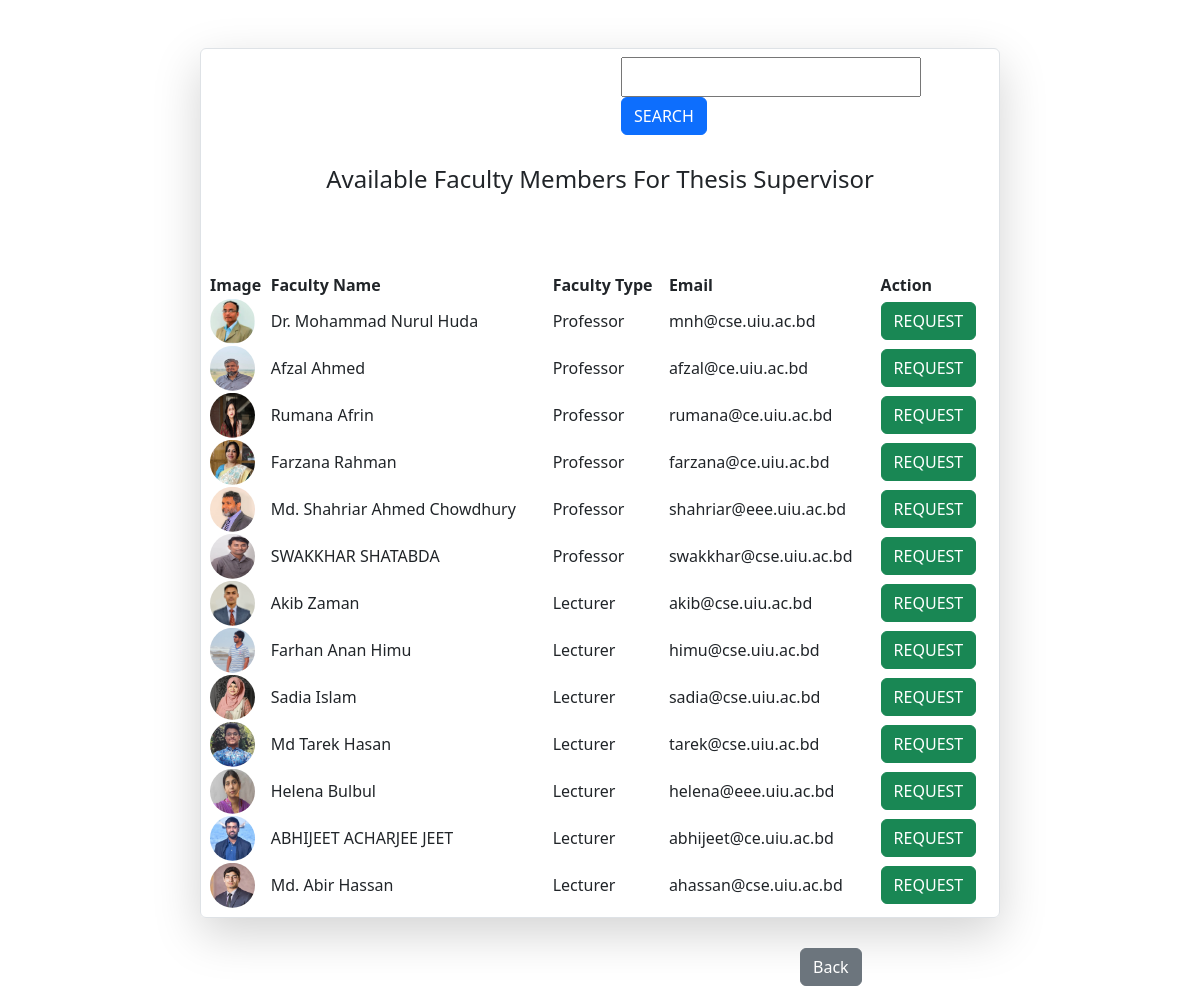
Screenshot of /project/s_submitfaculty.php (signed in) with the database file from the repository.
### tables this page shows
CREATE TABLE `f_users` (
  `name` varchar(255) NOT NULL,
  `type` varchar(255) NOT NULL,
  `email` varchar(255) NOT NULL,
  `password` varchar(255) NOT NULL,
  `github` varchar(255) NOT NULL,
  `linkedin` varchar(255) NOT NULL,
  `website` varchar(255) NOT NULL,
  `image` varchar(255) NOT NULL
);

### project/s_submitfaculty.php (the view, shortened to what this page needs)
<!DOCTYPE html>
<html>
<head>
	<link rel="stylesheet" type="text/css" href="./css/bootstrap.min.css">
	<link rel="stylesheet" type="text/css" href="./css/bootstrap-icons.css">
</head>
<body>
     <?php
      require_once "database.php";
      ?>
      <div class="row col-lg-8 border rounded mx-auto mt-5 p-2 shadow-lg">
        <form action="s_submitfaculty.php" method="post">
          <div style="padding-left:400px;padding-right:200px">
            <input style="width:300px;height:40px" type="text" name="search" value="">
            <input type="submit" name="see" value="SEARCH" class="btn btn-primary">
          </div>
        </form>
        <?php
           $s = 0;
           $search = $_SESSION['sfsearch'];
         ?>
        <h4 style="padding-top:30px;text-align:center;padding-bottom:70px">Available Faculty Members For Thesis Supervisor</h4>
        <table>
          <tr>
            <th>Image</th>
            <th>Faculty Name</th>
            <th>Faculty Type</th>
            <th>Email</th>
            <th>Action</th>
          </tr>
          <?php
            if($s == 1){
              $query = "SELECT * FROM f_users WHERE name LIKE '%$search%' ORDER BY type = 'Professor' DESC";
              $query_run = mysqli_query($conn,$query);
            }else{
              $query = "SELECT * FROM f_users ORDER BY type = 'Professor' DESC";
              $query_run = mysqli_query($conn,$query);
            }
            foreach ($query_run as $row) {
           ?>
          <tr>
            <td><img style="clip-path: circle();height:45px;width:45px;vertical-align:middle;" src="<?php echo "upload/".$row['image']; ?>" alt="Avatar"></td>
            <td><?php echo $row['name']; ?></td>
            <td><?php echo $row['type']; ?></td>
            <td><?php echo $row['email']; ?></td>
            <td>
              <form action="s_submitfaculty.php" method="post">
                <input type="submit" name="request" value="REQUEST" class="btn btn-success">
              </form>
            </td>
          </tr>
          <?php
           }
           ?>
        </table>
      </div>
   <div style="padding-left:800px;padding-top:30px">
     <a href="s_profile.php">
       <label class="btn btn-secondary">Back</label>
     </a>
   </div>
</body>
</html>

### rows the page displays
f_users: image (picture), name "Dr. Mohammad Nurul Huda", type "Professor", email "mnh@cse.uiu.ac.bd"
f_users: image (picture), name "Afzal Ahmed", type "Professor", email "afzal@ce.uiu.ac.bd"
f_users: image (picture), name "Rumana Afrin", type "Professor", email "rumana@ce.uiu.ac.bd"
f_users: image (picture), name "Farzana Rahman", type "Professor", email "farzana@ce.uiu.ac.bd"
f_users: image (picture), name "Md. Shahriar Ahmed Chowdhury", type "Professor", email "shahriar@eee.uiu.ac.bd"
f_users: image (picture), name "SWAKKHAR SHATABDA", type "Professor", email "swakkhar@cse.uiu.ac.bd"
f_users: image (picture), name "Akib Zaman", type "Lecturer", email "akib@cse.uiu.ac.bd"
f_users: image (picture), name "Farhan Anan Himu", type "Lecturer", email "himu@cse.uiu.ac.bd"
f_users: image (picture), name "Sadia Islam", type "Lecturer", email "sadia@cse.uiu.ac.bd"
f_users: image (picture), name "Md Tarek Hasan", type "Lecturer", email "tarek@cse.uiu.ac.bd"
f_users: image (picture), name "Helena Bulbul", type "Lecturer", email "helena@eee.uiu.ac.bd"
f_users: image (picture), name "ABHIJEET ACHARJEE JEET", type "Lecturer", email "abhijeet@ce.uiu.ac.bd"
f_users: image (picture), name "Md. Abir Hassan", type "Lecturer", email "ahassan@cse.uiu.ac.bd"
